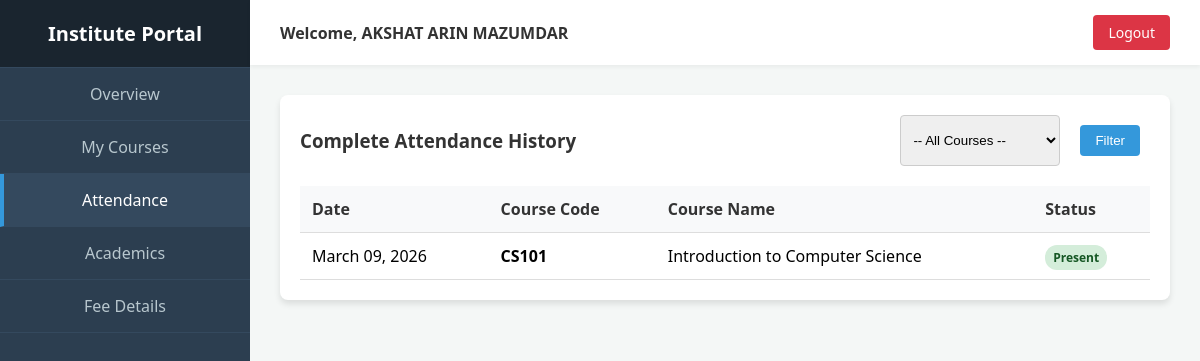
The page /student/dashboard/attendance/ on the database its author committed.
### backend/student/models.py (models this page shows, shortened)
class StudentProfile(models.Model):
    user = models.OneToOneField(User, on_delete=models.CASCADE, related_name='student_profile')
    enrollment_number = models.CharField(max_length=50, unique=True)
    batch_year = models.IntegerField()
    branch = models.CharField(max_length=100, choices=BRANCH_CHOICES, default='Computer science engineering')
    course_name = models.CharField(max_length=50, choices=COURSE_CHOICES, default='B.tech')
    contact_number = models.CharField(max_length=20, null=True, blank=True)
    address = models.TextField(null=True, blank=True)
    date_of_birth = models.DateField(null=True, blank=True)
    section = models.CharField(max_length=50, null=True, blank=True)

class Attendance(models.Model):
    STATUS_CHOICES = [
        ('Present', 'Present'),
        ('Absent', 'Absent'),
        ('Late', 'Late'),
    ]
    student = models.ForeignKey(StudentProfile, on_delete=models.CASCADE, related_name='attendance_records')
    course = models.ForeignKey(Course, on_delete=models.CASCADE)
    date = models.DateField()
    lecture_number = models.IntegerField(choices=[(i, str(i)) for i in range(1, 8)], default=1)
    status = models.CharField(max_length=10, choices=STATUS_CHOICES, default='Present')
    class Meta:
        unique_together = ('student', 'course', 'date', 'lecture_number')

class Course(models.Model):
    name = models.CharField(max_length=200)
    code = models.CharField(max_length=50, unique=True)
    description = models.TextField(null=True, blank=True)
    credits = models.IntegerField(default=3)

### authentication/models.py (models this page shows, shortened)
class User(models.Model):
    ROLE_CHOICES = [
        ('student','Student'),
        ('faculty','Faculty'),
        ('admin','Admin')
    ]
    name = models.CharField(max_length=100)
    email = models.EmailField(unique=True)
    role = models.CharField(max_length=10, choices=ROLE_CHOICES)
    password = models.CharField(max_length=100, default="ADMIN")

### backend/student/views.py (the view)
# urls.py: path('dashboard/attendance/', views.student_attendance, name='student_attendance'),
def student_attendance(request):
    profile = get_student_profile(request)
    course_filter = request.GET.get('course_id')
    records = Attendance.objects.filter(student=profile).order_by('-date')
    if course_filter:
        records = records.filter(course_id=course_filter)
    enrolled_courses = Course.objects.filter(id__in=Enrollment.objects.filter(student=profile).values_list('course_id', flat=True))
    return render(request, "dashboards/student/attendance.html", {
        'profile': profile,
        'records': records,
        'courses': enrolled_courses,
        'selected_course_id': int(course_filter) if course_filter else ''
    })

### backend/student/views.py (called while the page is built)
def get_student_profile(request):
    student_email = request.session.get('student_email')
    if student_email:
        return StudentProfile.objects.filter(user__email=student_email).first()
    return StudentProfile.objects.first() # Fallback for demo

### templates/dashboards/student/attendance.html (shortened to what this page needs)
{% extends 'dashboards/student/base.html' %}
{% block content %}
<div class="card">
    <div style="display: flex; justify-content: space-between; align-items: center; margin-bottom: 20px;">
        <h3 style="margin: 0; border: none; padding: 0;">Complete Attendance History</h3>
        <form method="GET" style="display: flex; gap: 10px;">
            <select name="course_id" style="padding: 8px; border-radius: 4px; border: 1px solid #ccc;">
                <option value="">-- All Courses --</option>
            </select>
            <button type="submit"
                style="padding: 8px 15px; background: #3498db; color: white; border: none; border-radius: 4px; cursor: pointer;">Filter</button>
        </form>
    </div>
    <table>
        <thead>
            <tr>
                <th>Date</th>
                <th>Course Code</th>
                <th>Course Name</th>
                <th>Status</th>
            </tr>
        </thead>
        <tbody>
            {% for att in records %}
            <tr>
                <td>{{ att.date|date:"F d, Y" }}</td>
                <td><strong>{{ att.course.code }}</strong></td>
                <td>{{ att.course.name }}</td>
                <td>
                    <span
                        class="status-badge {% if att.status  ==  'Present'  %}status-present{% elif att.status == 'Late' %}status-late{% else %}status-absent{% endif %}">
                        {{ att.status }}
                    </span>
                </td>
            </tr>
            {% empty %}
            <tr>
                <td colspan="4">No attendance records found.</td>
            </tr>
            {% endfor %}
        </tbody>
    </table>
</div>
{% endblock %}

### templates/dashboards/student/base.html (shortened to what this page needs)
<!DOCTYPE html>
<html lang="en">
<head>
    <link rel="stylesheet" href="/static/css/style.css">
</head>
<body>
    <div class="sidebar">
        <div class="sidebar-header">
            <h2>Institute Portal</h2>
        </div>
        <div class="nav-links">
            <a href="/student/dashboard/" class="nav-item {% if request.path  ==  '/student/dashboard/'  %}active{% endif %}">Overview</a>
            <a href="/student/dashboard/courses/" class="nav-item {% if '/courses/' in request.path %}active{% endif %}">My Courses</a>
            <a href="/student/dashboard/attendance/" class="nav-item {% if '/attendance/' in request.path %}active{% endif %}">Attendance</a>
            <a href="/student/dashboard/academics/" class="nav-item {% if '/academics/' in request.path %}active{% endif %}">Academics</a>
            <a href="/student/dashboard/fees/" class="nav-item {% if '/fees/' in request.path %}active{% endif %}">Fee Details</a>
        </div>
    </div>
    <div class="main-content">
        <div class="topbar">
            <div class="user-info">
                Welcome, {{ profile.user.name|default:"Student" }}
            </div>
            <a href="/auth/" class="btn-logout">Logout</a>
        </div>
        <div class="content-area">
            {% block content %}{% endblock %}
        </div>
    </div>
</body>
</html>

### static/css/style.css (style rules this page uses)
body { font-family: Arial; background:#f4f7fb; text-align:center; }
button { background:#1a3c6e; color:white; border:none; padding:12px 25px; margin:10px; cursor:pointer; border-radius:6px; }

### templates/dashboards/student/base.html (style rules this page uses)
body { margin: 0; padding: 0; font-family: 'Segoe UI', Tahoma, Geneva, Verdana, sans-serif; background-color: #f4f7f6; display: flex; min-height: 100vh; }
.sidebar { width: 250px; background-color: #2c3e50; color: white; display: flex; flex-direction: column; }
.sidebar-header { padding: 20px; text-align: center; background-color: #1a252f; border-bottom: 1px solid #34495e; }
.sidebar-header h2 { margin: 0; font-size: 20px; }
.nav-links { list-style: none; padding: 0; margin: 0; display: flex; flex-direction: column; flex-grow: 1; }
.nav-item { padding: 15px 20px; border-bottom: 1px solid #34495e; text-decoration: none; color: #b8c7ce; transition: 0.3s; display: block; }
.nav-item:hover, .nav-item.active { background-color: #34495e; color: white; border-left: 4px solid #3498db; padding-left: 16px; }
.main-content { flex-grow: 1; display: flex; flex-direction: column; }
.topbar { background-color: #fff; padding: 15px 30px; display: flex; justify-content: space-between; align-items: center; box-shadow: 0 2px 4px rgba(0,0,0,0.05); }
.user-info { font-weight: bold; color: #333; }
.btn-logout { background: #dc3545; color: white; border: none; padding: 8px 15px; border-radius: 4px; cursor: pointer; text-decoration: none; font-size: 14px; }
.content-area { padding: 30px; overflow-y: auto; }
.card { background: #fff; border-radius: 8px; box-shadow: 0 4px 6px rgba(0,0,0,0.1); padding: 20px; margin-bottom: 20px; }
.card h3 { margin-top: 0; color: #333; border-bottom: 1px solid #eee; padding-bottom: 10px; }
table { width: 100%; border-collapse: collapse; margin-top: 10px; }
table th, table td { padding: 12px; text-align: left; border-bottom: 1px solid #ddd; }
table th { background-color: #f8f9fa; color: #333; }
.status-badge { padding: 4px 8px; border-radius: 12px; font-size: 12px; font-weight: bold; }
.status-paid, .status-present { background: #d4edda; color: #155724; }

### rows shown on the page
StudentProfile: user.name "AKSHAT ARIN MAZUMDAR"
Attendance: date "March 09, 2026", course.code "CS101", course.name "Introduction to Computer Science", status "Present"
